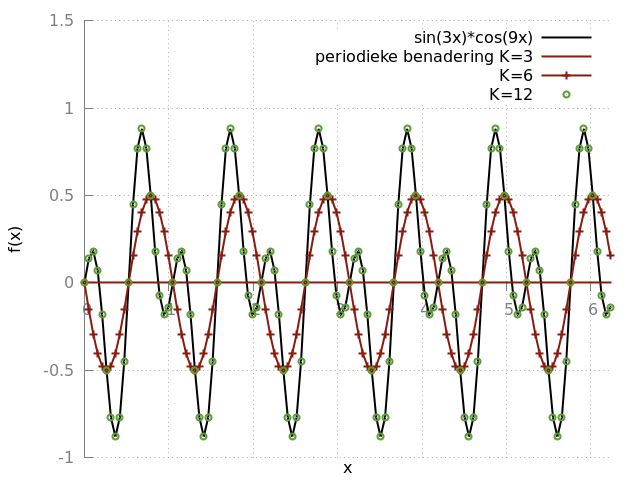

Write gnuplot code to recreate this figure.
set terminal pngcairo
set output 'periotrig_periodic.png'

#attractive gnuplotting
set style line 1 lc rgb '#8b1a0e' pt 1 ps 1 lt 1 lw 2 # --- red
set style line 2 lc rgb '#5e9c36' pt 6 ps 1 lt 1 lw 2 # --- green

set style line 11 lc rgb '#808080' lt 1
set border 2 back ls 11
set tics nomirror

set style line 12 lc rgb '#808080' lt 0
set grid back ls 12

set xlabel "x"
set ylabel "f(x)"
set xrange [ 0:6.2308 ]
set xzeroaxis
set xtics axis
set yrange [-1:1.5]
plot "periodic.dat" using 1:2 title 'sin(3x)*cos(9x)' with lines \
lc rgb '#000000' lt 1 lw 2, \
"periodic.dat" using 1:3 title 'periodieke benadering K=3' with lines ls 1, \
"periodic.dat" using 1:4 title 'K=6' with linespoints ls 1, \
"periodic.dat" using 1:5 title 'K=12' with points ls 2 #, \
#"periodic.dat" using 1:(0*$1) title '' with lines ls 11
